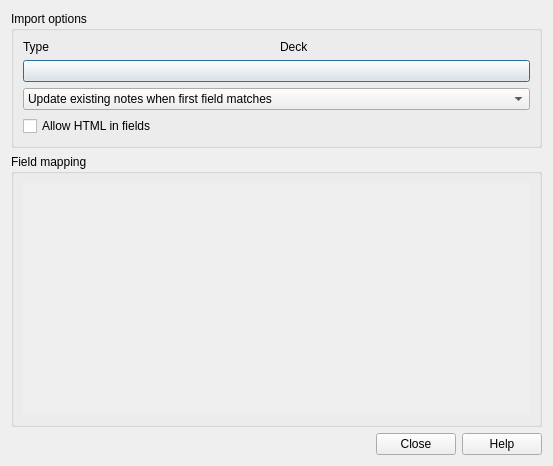
<?xml version="1.0" encoding="UTF-8"?>
<ui version="4.0">
 <class>ImportDialog</class>
 <widget class="QDialog" name="ImportDialog">
  <property name="geometry">
   <rect>
    <x>0</x>
    <y>0</y>
    <width>553</width>
    <height>466</height>
   </rect>
  </property>
  <property name="windowTitle">
   <string>Import</string>
  </property>
  <property name="styleSheet">
   <string notr="true">background:url(:/icons/Mainwindow_bg.jpg)</string>
  </property>
  <layout class="QVBoxLayout">
   <item>
    <widget class="QGroupBox" name="groupBox">
     <property name="title">
      <string>Import options</string>
     </property>
     <layout class="QVBoxLayout" name="toplayout">
      <item>
       <layout class="QGridLayout" name="gridLayout_2">
        <item row="0" column="3">
         <widget class="QWidget" name="deckArea" native="true"/>
        </item>
        <item row="0" column="1">
         <widget class="QWidget" name="modelArea" native="true"/>
        </item>
        <item row="0" column="0">
         <widget class="QLabel" name="label">
          <property name="text">
           <string>Type</string>
          </property>
         </widget>
        </item>
        <item row="0" column="2">
         <widget class="QLabel" name="label_2">
          <property name="text">
           <string>Deck</string>
          </property>
         </widget>
        </item>
       </layout>
      </item>
      <item>
       <widget class="QPushButton" name="autoDetect">
        <property name="text">
         <string/>
        </property>
       </widget>
      </item>
      <item>
       <widget class="QComboBox" name="importMode">
        <item>
         <property name="text">
          <string>Update existing notes when first field matches</string>
         </property>
        </item>
        <item>
         <property name="text">
          <string>Ignore lines where first field matches existing note</string>
         </property>
        </item>
        <item>
         <property name="text">
          <string>Import even if existing note has same first field</string>
         </property>
        </item>
       </widget>
      </item>
      <item>
       <widget class="QCheckBox" name="allowHTML">
        <property name="text">
         <string>Allow HTML in fields</string>
        </property>
       </widget>
      </item>
     </layout>
    </widget>
   </item>
   <item>
    <widget class="QGroupBox" name="mappingGroup">
     <property name="sizePolicy">
      <sizepolicy hsizetype="Expanding" vsizetype="Expanding">
       <horstretch>0</horstretch>
       <verstretch>0</verstretch>
      </sizepolicy>
     </property>
     <property name="title">
      <string>Field mapping</string>
     </property>
     <layout class="QVBoxLayout" name="verticalLayout_2">
      <item>
       <layout class="QGridLayout" name="gridLayout">
        <item row="0" column="0">
         <widget class="QScrollArea" name="mappingArea">
          <property name="sizePolicy">
           <sizepolicy hsizetype="MinimumExpanding" vsizetype="MinimumExpanding">
            <horstretch>0</horstretch>
            <verstretch>0</verstretch>
           </sizepolicy>
          </property>
          <property name="minimumSize">
           <size>
            <width>400</width>
            <height>150</height>
           </size>
          </property>
          <property name="frameShape">
           <enum>QFrame::NoFrame</enum>
          </property>
          <property name="widgetResizable">
           <bool>true</bool>
          </property>
          <widget class="QWidget" name="scrollAreaWidgetContents">
           <property name="geometry">
            <rect>
             <x>0</x>
             <y>0</y>
             <width>513</width>
             <height>256</height>
            </rect>
           </property>
          </widget>
         </widget>
        </item>
       </layout>
      </item>
     </layout>
    </widget>
   </item>
   <item>
    <widget class="QDialogButtonBox" name="buttonBox">
     <property name="orientation">
      <enum>Qt::Horizontal</enum>
     </property>
     <property name="standardButtons">
      <set>QDialogButtonBox::Close|QDialogButtonBox::Help</set>
     </property>
    </widget>
   </item>
  </layout>
 </widget>
 <tabstops>
  <tabstop>buttonBox</tabstop>
 </tabstops>
 <resources/>
 <connections>
  <connection>
   <sender>buttonBox</sender>
   <signal>accepted()</signal>
   <receiver>ImportDialog</receiver>
   <slot>accept()</slot>
   <hints>
    <hint type="sourcelabel">
     <x>248</x>
     <y>254</y>
    </hint>
    <hint type="destinationlabel">
     <x>157</x>
     <y>274</y>
    </hint>
   </hints>
  </connection>
  <connection>
   <sender>buttonBox</sender>
   <signal>rejected()</signal>
   <receiver>ImportDialog</receiver>
   <slot>reject()</slot>
   <hints>
    <hint type="sourcelabel">
     <x>316</x>
     <y>260</y>
    </hint>
    <hint type="destinationlabel">
     <x>286</x>
     <y>274</y>
    </hint>
   </hints>
  </connection>
 </connections>
</ui>
